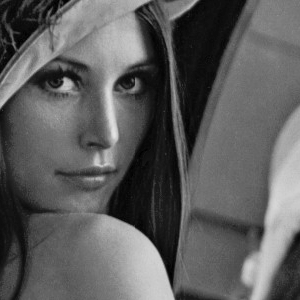
%> input picture 数字图像处理实验/Lab3/IMAGES/woman.tif, 300 x 300 px
$ octave a1.m   (GNU Octave 9; MATLAB toolbox functions it lacks are replaced by stand-ins)
%> lines starting %> are read from the running program, lines starting %| are printed output that depends on the picture
### 数字图像处理实验/Lab3/FlipImage.m
function [image1] = FlipImage(image,flag)
% flag 为1表示水平翻转，flag为0表示垂直翻转
if flag
    image1 = flip(image,2);
else
    image1 = flipud(image);
end
end

### 数字图像处理实验/Lab3/a1.m
clc;clear;close all;
image = imread("D:\Desktop\dip\Lab3\IMAGES\woman.tif");
%> image is the input picture: size 300x300 uint8; min 0, max 228, mean 93.3
subplot(1,3,1);
imshow(image);
title('original image');
subplot(1,3,2);
imshow(FlipImage(image,0))
%> in FlipImage, `image1 = flipud(image);`:
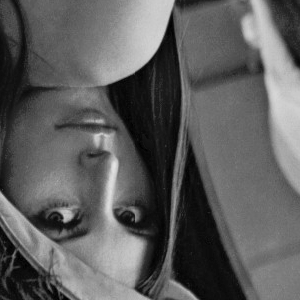
%> image1: size 300x300 uint8; min 0, max 228, mean 93.3; mean of the top-left, top-right, bottom-left and bottom-right quarters 89.1, 103.4, 103.6, 76.9
title('flip vertically')
subplot(1,3,3);
imshow(FlipImage(image,1))
%> call 2 of FlipImage, with flag = 1
%> in FlipImage (call 2), `image1 = flip(image,2);`:
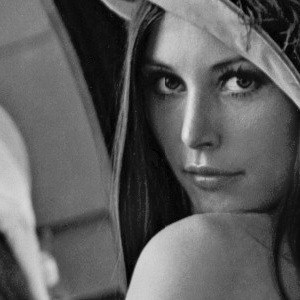
%> image1: size 300x300 uint8; min 0, max 228, mean 93.3; mean of the top-left, top-right, bottom-left and bottom-right quarters 76.9, 103.6, 103.4, 89.1
title('flip horizontally')

$ run again, with 数字图像处理实验/Lab3/IMAGES/lowContrastPollen.jpg saved as 数字图像处理实验/Lab3/IMAGES/woman.tif
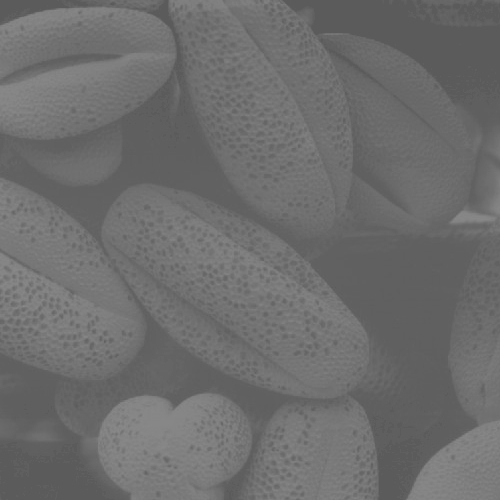
%> input picture 数字图像处理实验/Lab3/IMAGES/lowContrastPollen.jpg, 500 x 500 px
%> image is the input picture: size 500x500 uint8; min 90, max 138, mean 109.1
%> in FlipImage, `image1 = flipud(image);`:
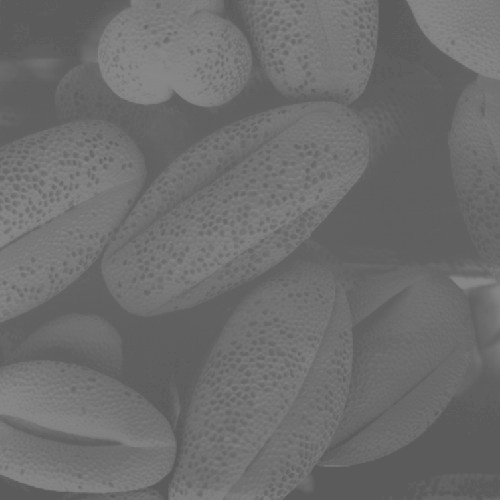
%> image1: size 500x500 uint8; min 90, max 138, mean 109.1; mean of the top-left, top-right, bottom-left and bottom-right quarters 112.1, 108.6, 110.6, 105
%> in FlipImage (call 2), `image1 = flip(image,2);`:
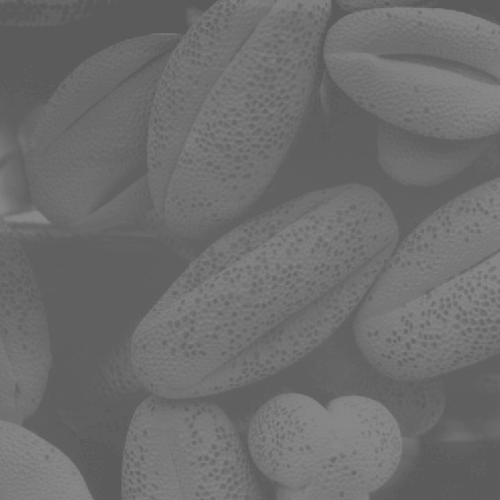
%> image1: size 500x500 uint8; min 90, max 138, mean 109.1; mean of the top-left, top-right, bottom-left and bottom-right quarters 105, 110.6, 108.6, 112.1
